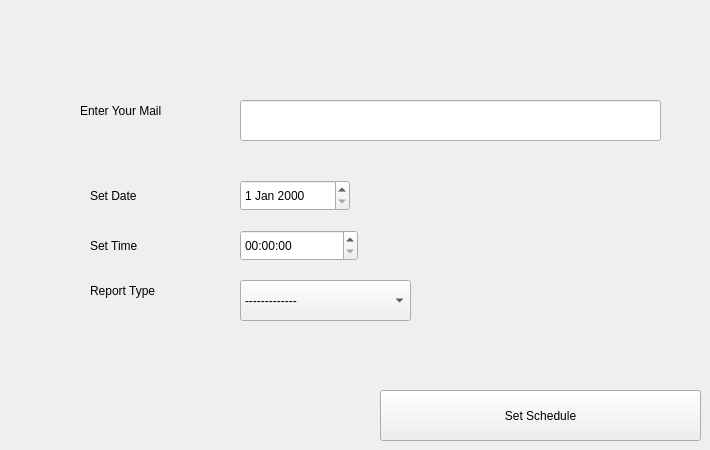
      <widget class="QWidget" name="tab_17">
       <attribute name="title">
        <string>Admin Report</string>
       </attribute>
       <widget class="QPushButton" name="pushButton_33">
        <property name="geometry">
         <rect>
          <x>380</x>
          <y>390</y>
          <width>321</width>
          <height>51</height>
         </rect>
        </property>
        <property name="text">
         <string>Set Schedule</string>
        </property>
       </widget>
       <widget class="QLabel" name="label_51">
        <property name="geometry">
         <rect>
          <x>80</x>
          <y>90</y>
          <width>131</width>
          <height>41</height>
         </rect>
        </property>
        <property name="text">
         <string>Enter Your Mail</string>
        </property>
       </widget>
       <widget class="QLineEdit" name="lineEdit_46">
        <property name="geometry">
         <rect>
          <x>240</x>
          <y>100</y>
          <width>421</width>
          <height>41</height>
         </rect>
        </property>
       </widget>
       <widget class="QLabel" name="label_52">
        <property name="geometry">
         <rect>
          <x>90</x>
          <y>180</y>
          <width>101</width>
          <height>31</height>
         </rect>
        </property>
        <property name="text">
         <string>Set Date</string>
        </property>
       </widget>
       <widget class="QDateEdit" name="dateEdit_5">
        <property name="geometry">
         <rect>
          <x>240</x>
          <y>180</y>
          <width>110</width>
          <height>31</height>
         </rect>
        </property>
       </widget>
       <widget class="QTimeEdit" name="timeEdit">
        <property name="geometry">
         <rect>
          <x>240</x>
          <y>230</y>
          <width>118</width>
          <height>31</height>
         </rect>
        </property>
       </widget>
       <widget class="QLabel" name="label_53">
        <property name="geometry">
         <rect>
          <x>90</x>
          <y>230</y>
          <width>101</width>
          <height>31</height>
         </rect>
        </property>
        <property name="text">
         <string>Set Time</string>
        </property>
       </widget>
       <widget class="QComboBox" name="comboBox_20">
        <property name="geometry">
         <rect>
          <x>240</x>
          <y>280</y>
          <width>171</width>
          <height>41</height>
         </rect>
        </property>
        <item>
         <property name="text">
          <string>-------------</string>
         </property>
        </item>
        <item>
         <property name="text">
          <string>Daily</string>
         </property>
        </item>
        <item>
         <property name="text">
          <string>Monthly</string>
         </property>
        </item>
        <item>
         <property name="text">
          <string>Annualy</string>
         </property>
        </item>
       </widget>
       <widget class="QLabel" name="label_54">
        <property name="geometry">
         <rect>
          <x>90</x>
          <y>280</y>
          <width>91</width>
          <height>21</height>
         </rect>
        </property>
        <property name="text">
         <string>Report Type</string>
        </property>
       </widget>
      </widget>
